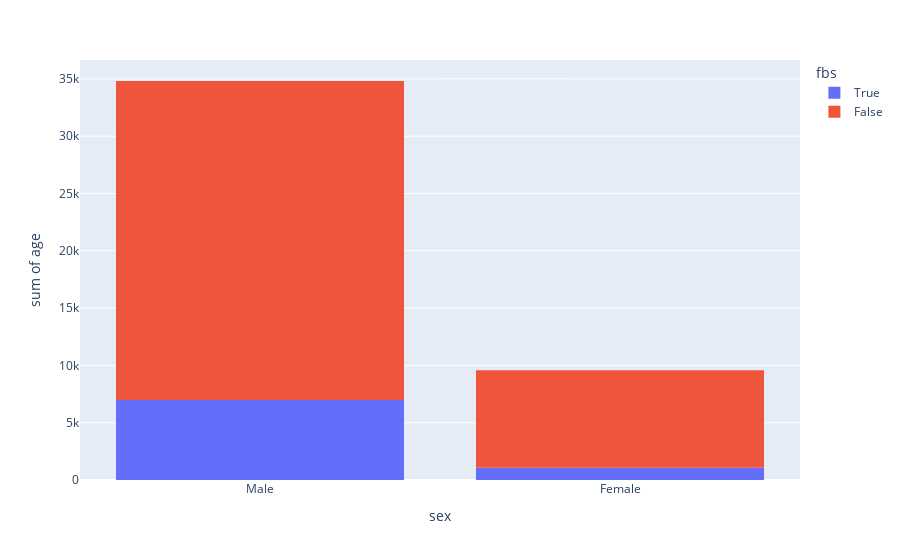

Notebook code cell kept with this figure:
### Code cell
fig = px.histogram(data_frame=heart, y='age',x = 'sex', color='fbs')
fig.show()

### Figure 1 — Plotly figure (JSON) as saved in the notebook; plotly's stock layout.template omitted (floating-point values rounded to 4 significant figures; data arrays with more than 128 entries replaced by an {"elided": "..."} marker saying what was removed)
{"data": [{"alignmentgroup": "True", "bingroup": "x", "histfunc": "sum", "hovertemplate": "fbs=True<br>sex=%{x}<br>sum of age=%{y}<extra></extra>", "legendgroup": "True", "marker": {"color": "#636efa", "pattern": {"shape": ""}}, "name": "True", "offsetgroup": "True", "orientation": "v", "showlegend": true, "type": "histogram", "x": {"elided": "138 str values"}, "xaxis": "x", "y": {"elided": "138 int values"}, "yaxis": "y"}, {"alignmentgroup": "True", "bingroup": "x", "histfunc": "sum", "hovertemplate": "fbs=False<br>sex=%{x}<br>sum of age=%{y}<extra></extra>", "legendgroup": "False", "marker": {"color": "#EF553B", "pattern": {"shape": ""}}, "name": "False", "offsetgroup": "False", "orientation": "v", "showlegend": true, "type": "histogram", "x": {"elided": "692 str values"}, "xaxis": "x", "y": {"elided": "692 int values"}, "yaxis": "y"}], "layout": {"barmode": "relative", "legend": {"title": {"text": "fbs"}, "tracegroupgap": 0}, "margin": {"t": 60}, "xaxis": {"anchor": "y", "domain": [0, 1], "title": {"text": "sex"}}, "yaxis": {"anchor": "x", "domain": [0, 1], "title": {"text": "sum of age"}}}}
